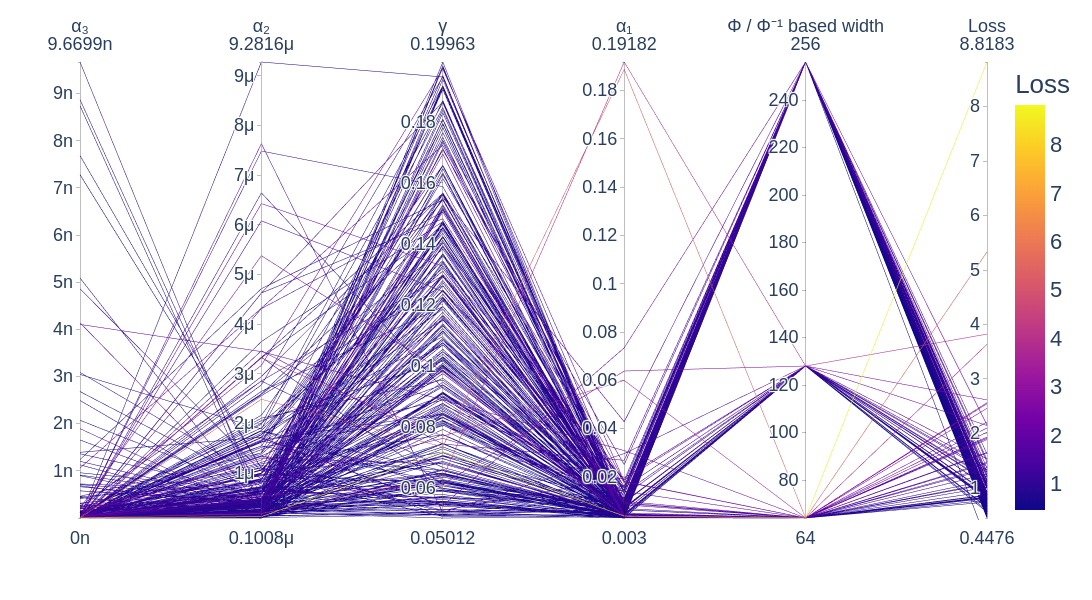

This figure's notebook cell:
### Markdown cell above
##### Figure S3

### Code cell
top5_params = importance_df['Hyperparameter'].head(5).tolist()
selected_dims = top5_params + ['Value']
df_plot = df_complete[selected_dims].copy()

fig = px.parallel_coordinates(
    df_plot,
    dimensions=selected_dims,
    color='Value',
    color_continuous_scale='plasma',
    range_color=[df_complete['Value'].min(), df_complete['Value'].max()],
    width=1800,
    height=600,
    # Set custom labels for the parameters so they are consistent with the paper
    labels = {
        'Param enc_start': 'Φ / Φ⁻¹ based width',
        'Param L2_lam': 'α₃',
        'Param recon_lam': 'α₁',
        'Param Linf_lam': 'α₂',
        'Param control_gain': 'γ',
        'Value': 'Loss'
    },
)
fig.update_layout(
    font=dict(
        size=22,       # Base font size for labels, tick labels, and legend
        family="Arial",  # You can choose another font
    )
)

try:   # static export needs the kaleido/Chromium subprocess, which headless sandboxes may forbid
    fig.write_image(results_base_path / "figures" / "supplementary_figure3.svg")
except (RuntimeError, ValueError) as _e:
    fig.write_html(results_base_path / "figures" / "supplementary_figure3.html", include_plotlyjs="cdn")
    print("kaleido unavailable - wrote figures/supplementary_figure3.html instead of the SVG:", str(_e).strip().splitlines()[0][:120])
fig.show()

### Figure 1 — Plotly figure (JSON) as saved in the notebook; plotly's stock layout.template omitted (floating-point values rounded to 4 significant figures; data arrays with more than 128 entries replaced by an {"elided": "..."} marker saying what was removed)
{"data": [{"dimensions": [{"label": "α₃", "values": {"elided": "301 float values"}}, {"label": "α₂", "values": {"elided": "301 float values"}}, {"label": "γ", "values": {"elided": "301 float values"}}, {"label": "α₁", "values": {"elided": "301 float values"}}, {"label": "Φ / Φ⁻¹ based width", "values": {"elided": "301 int values"}}, {"label": "Loss", "values": {"elided": "301 float values"}}], "domain": {"x": [0.0, 1.0], "y": [0.0, 1.0]}, "line": {"color": {"elided": "301 float values"}, "coloraxis": "coloraxis"}, "name": "", "type": "parcoords"}], "layout": {"coloraxis": {"colorbar": {"title": {"text": "Loss"}}, "colorscale": [[0.0, "#0d0887"], [0.1111, "#46039f"], [0.2222, "#7201a8"], [0.3333, "#9c179e"], [0.4444, "#bd3786"], [0.5556, "#d8576b"], [0.6667, "#ed7953"], [0.7778, "#fb9f3a"], [0.8889, "#fdca26"], [1.0, "#f0f921"]], "cmin": 0.4476, "cmax": 8.818}, "legend": {"tracegroupgap": 0}, "margin": {"t": 60}, "height": 600, "width": 1800, "font": {"size": 22, "family": "Arial"}}}
